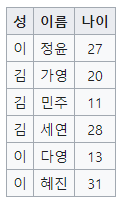
#> input picture src/images/wx2.png, 123 x 206 px, given in place of wx2.bmp, which was not available
$ python TableDect2.py
#> lines starting #> are read from the running program, lines starting #| are printed output that depends on the picture; after the words box and inside, x2 and y2 are one past the last pixel; in counts of white or black regions, pixels touching at a corner belong together; pictures that were not available may be replaced by others from this repository, and a replacement may not be noted
import cv2 as cv

def setLabel(image, str, contour):
    (text_width, text_height), baseline = cv.getTextSize(str, cv.FONT_HERSHEY_SIMPLEX, 0.7, 1)
    x,y,width,height = cv.boundingRect(contour)
    pt_x = x+int((width-text_width)/2)
    pt_y = y+int((height + text_height)/2)
    cv.rectangle(image, (pt_x, pt_y+baseline), (pt_x+text_width, pt_y-text_height), (200,200,200), cv.FILLED)
    cv.putText(image, str, (pt_x, pt_y), cv.FONT_HERSHEY_SIMPLEX, 0.7, (0,0,0), 1, 8)


img_color = cv.imread('images/wx2.bmp', cv.IMREAD_COLOR)
#> img_color is the input picture: shape (206, 123, 3); mean B, G, R 235.6, 234, 232.7
cv.imshow('result', img_color)
cv.waitKey(0)

img_gray = cv.cvtColor(img_color, cv.COLOR_BGR2GRAY)
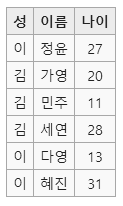
#> img_gray: shape (206, 123); min 33, max 255, mean 233.9
cv.imshow('result', img_gray)
cv.waitKey(0)

ret,img_binary = cv.threshold(img_gray, 127, 255, cv.THRESH_BINARY_INV|cv.THRESH_OTSU)
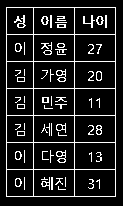
#> img_binary: shape (206, 123); 11.9% white in thin lines or dots, all inside (x1, y1, x2, y2) = (6, 7, 116, 197)
#> ret = 183
cv.imshow('result', img_binary)
cv.waitKey(0)

contours, hierarchy = cv.findContours(img_binary, cv.RETR_EXTERNAL, cv.CHAIN_APPROX_SIMPLE)
#> contours = [[[6, 7], [6, 196], [115, 196], [115, 7]]]

for cnt in contours:
    size = len(cnt)
    print(size)

    epsilon = 0.005 * cv.arcLength(cnt, True)
    approx = cv.approxPolyDP(cnt, epsilon, True)

    size = len(approx)
    print(size)

    cv.line(img_color, tuple(approx[0][0]), tuple(approx[size-1][0]), (0, 255, 0), 3)
    for k in range(size-1):
        cv.line(img_color, tuple(approx[k][0]), tuple(approx[k+1][0]), (0, 255, 0), 3)

    if cv.isContourConvex(approx):
        if size == 3:
            setLabel(img_color, "triangle", cnt)
        elif size == 4:
            setLabel(img_color, "rectangle", cnt)
        elif size == 5:
            setLabel(img_color, "pentagon", cnt)
        elif size == 6:
            setLabel(img_color, "hexagon", cnt)
        elif size == 8:
            setLabel(img_color, "octagon", cnt)
        elif size == 10:
            setLabel(img_color, "decagon", cnt)
        else:
            setLabel(img_color, str(size), cnt)
    else:
        setLabel(img_color, str(size), cnt)
#> this loop made 1 pass
#> (epsilon, approx) on pass 1: (2.98, [[6, 7], [6, 196], [115, 196], [115, 7]])
#| 4
#| 4
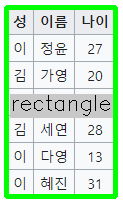
#> img_color: shape (206, 123, 3); mean B, G, R 202.8, 231.4, 200.7

cv.imshow('result', img_color)
cv.waitKey(0)

$ run again, with src/images/wx3.png copied over src/images/wx2.png
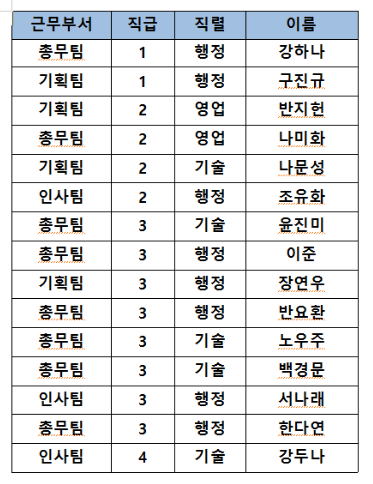
#> input picture src/images/wx3.png, 373 x 484 px, given in place of wx2.bmp, which was not available
#> img_color is the input picture: shape (484, 373, 3); mean B, G, R 227.1, 225.9, 224.9
#> `ret,img_binary = cv.threshold(img_gray, 127, 255, cv.THRESH_BINARY_INV..`:
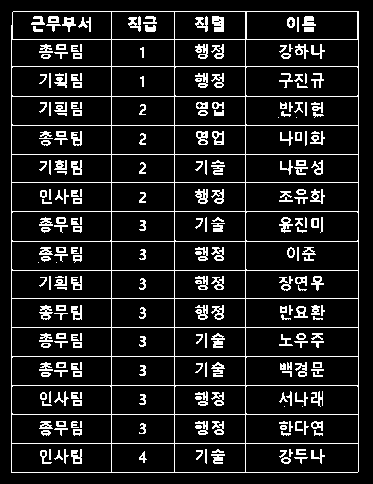
#> img_binary: shape (484, 373); 11.7% white in thin lines or dots, all inside (x1, y1, x2, y2) = (11, 11, 359, 473)
#> ret = 155
#> contours = 1 item
#> the loop `for cnt in contours:` made 1 pass
#> (epsilon, approx) on pass 1: (8.07, [[13, 11], [11, 472], [357, 472], [358, 11]])
#> (printed output is left out)
#> after the loop `for cnt in contours:`:
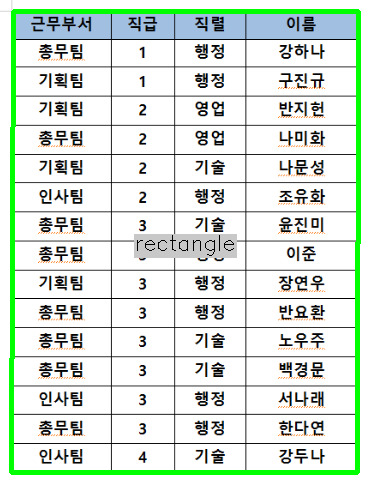
#> img_color: shape (484, 373, 3); 5.83% of pixels changed, all inside (x1, y1, x2, y2) = (9, 9, 361, 475)
